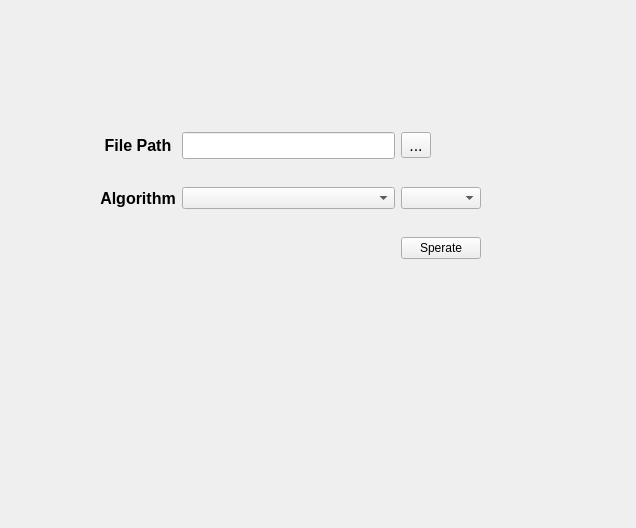
<?xml version="1.0" encoding="UTF-8"?>
<ui version="4.0">
 <class>MusicSperate</class>
 <widget class="QWidget" name="MusicSperate">
  <property name="geometry">
   <rect>
    <x>0</x>
    <y>0</y>
    <width>636</width>
    <height>528</height>
   </rect>
  </property>
  <property name="windowTitle">
   <string>Form</string>
  </property>
  <widget class="QWidget" name="gridLayoutWidget">
   <property name="geometry">
    <rect>
     <x>100</x>
     <y>110</y>
     <width>381</width>
     <height>171</height>
    </rect>
   </property>
   <layout class="QGridLayout" name="gridLayout">
    <item row="0" column="2">
     <widget class="QToolButton" name="toolButton_choose_file">
      <property name="font">
       <font>
        <pointsize>12</pointsize>
       </font>
      </property>
      <property name="text">
       <string>...</string>
      </property>
     </widget>
    </item>
    <item row="1" column="1">
     <widget class="QComboBox" name="comboBox_choose_algorithm"/>
    </item>
    <item row="0" column="0">
     <widget class="QLabel" name="label_filepath">
      <property name="font">
       <font>
        <pointsize>12</pointsize>
        <weight>75</weight>
        <bold>true</bold>
       </font>
      </property>
      <property name="text">
       <string>File Path</string>
      </property>
      <property name="alignment">
       <set>Qt::AlignCenter</set>
      </property>
     </widget>
    </item>
    <item row="1" column="0">
     <widget class="QLabel" name="label_algorithm">
      <property name="font">
       <font>
        <pointsize>12</pointsize>
        <weight>75</weight>
        <bold>true</bold>
       </font>
      </property>
      <property name="text">
       <string>Algorithm</string>
      </property>
      <property name="alignment">
       <set>Qt::AlignCenter</set>
      </property>
     </widget>
    </item>
    <item row="0" column="1">
     <widget class="QLineEdit" name="lineEdit_file_path">
      <property name="font">
       <font>
        <pointsize>12</pointsize>
        <weight>75</weight>
        <bold>true</bold>
       </font>
      </property>
      <property name="readOnly">
       <bool>true</bool>
      </property>
     </widget>
    </item>
    <item row="1" column="2">
     <widget class="QComboBox" name="comboBox_choose_algorithm__method"/>
    </item>
    <item row="2" column="2">
     <widget class="QPushButton" name="pushButton_sperate">
      <property name="text">
       <string>Sperate</string>
      </property>
     </widget>
    </item>
   </layout>
  </widget>
 </widget>
 <resources/>
 <connections/>
</ui>
